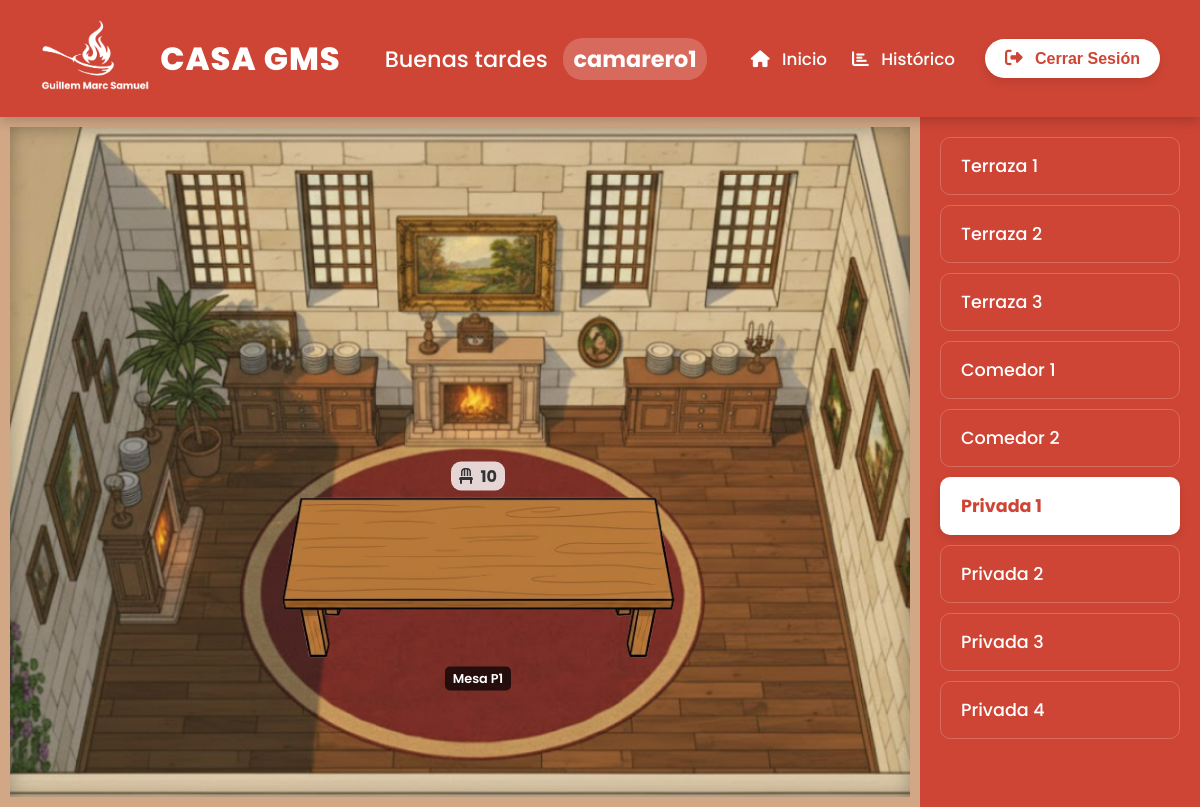
Screenshot of /PHP/PUBLIC/SALAS/privada1.php (signed in) with the database file from the repository.
### tables this page shows
CREATE TABLE IF NOT EXISTS mesas (
    id INT AUTO_INCREMENT PRIMARY KEY,
    id_sala INT NOT NULL,
    nombre VARCHAR(20) NOT NULL,
    sillas INT NOT NULL,
    estado INT DEFAULT 1,   
    asignado_por INT NULL,  
    FOREIGN KEY (id_sala) REFERENCES salas(id) ON DELETE CASCADE,
    FOREIGN KEY (asignado_por) REFERENCES users(id) ON DELETE SET NULL
);

CREATE TABLE IF NOT EXISTS salas (
    id INT AUTO_INCREMENT PRIMARY KEY,
    nombre VARCHAR(100) NOT NULL,
    descripcion VARCHAR(255) NULL,
    num_mesas INT DEFAULT 0
);

### PHP/PUBLIC/SALAS/privada1.php (the view, shortened to what this page needs)
<?php
require_once '../../CONEXION/conexion.php';
$id_sala_actual = 6;
try {
    $stmt_mesas = $conn->prepare("
        SELECT m.*, u.username AS camarero
        FROM mesas m
        LEFT JOIN users u ON m.asignado_por = u.id
        WHERE m.id_sala = :sala
    ");
    $stmt_mesas->execute(['sala' => $id_sala_actual]);
    $mesas = $stmt_mesas->fetchAll(PDO::FETCH_ASSOC);
} catch (PDOException $e) {
    die("Error al cargar las mesas: " . $e->getMessage());
}
try {
    $stmt_salas = $conn->query("SELECT id, nombre FROM salas");
    $salas = $stmt_salas->fetchAll(PDO::FETCH_ASSOC);
} catch (PDOException $e) {
    die("Error al cargar las salas: " . $e->getMessage());
}
?>
<!DOCTYPE html>
<html lang="es">
<head>
    <link rel="stylesheet" href="https://cdnjs.cloudflare.com/ajax/libs/font-awesome/6.5.1/css/all.min.css">
    <link rel="stylesheet" href="../../../css/panel_principal.css">
    <link rel="stylesheet" href="../../../css/salas_general.css">
    <link rel="stylesheet" href="../../../css/privada1.css">
    <link rel="stylesheet" href="../../../css/mesas_privadas.css">
</head>
<body>
    <?php
    require_once '../header.php';
    ?>
    <div class="sala-container">
        <main class="sala-layout privada1">
            <?php foreach ($mesas as $mesa): ?>
                <?php
                    $clase = $mesa['estado'] == 2 ? 'ocupada' : 'libre';
                    $accion = $mesa['estado'] == 1
                        ? './../../PROCEDIMIENTOS/asignar_mesa.php'
                        : './../../PROCEDIMIENTOS/liberar_mesa.php';
                ?>
                <form action="<?php echo $accion; ?>" method="POST" class="mesa-form">
                    <button type="submit" class="mesa <?php echo $clase; ?>" id="mesa-<?php echo $mesa['id']; ?>">
                        <img src="../../../img/mesa_privada1.png" alt="Mesa" class="mesa-img">
                        <span class="mesa-label"><?php echo htmlspecialchars($mesa['nombre']); ?></span>
                        <div class="mesa-sillas">
                            <i class="fa-solid fa-chair"></i> <?php echo $mesa['sillas']; ?>
                        </div>
                    </button>
                </form>
            <?php endforeach; ?>
        </main>
        <aside class="salas-navigation">
            <?php foreach ($salas as $sala): ?>
                <?php
                    $clase_activa = ($sala['id'] == $id_sala_actual) ? 'active' : '';
                    $nombre_fichero = strtolower(str_replace(' ', '', $sala['nombre']));
                    $url = $nombre_fichero . ".php";
                ?>
                <a href="<?php echo $url; ?>" class="sala-nav-link <?php echo $clase_activa; ?>">
                    <?php echo htmlspecialchars($sala['nombre']); ?>
                </a>
            <?php endforeach; ?>
        </aside>
    </div>
</body>
</html>

### css/panel_principal.css (style rules this page uses)
* { margin: 0; padding: 0; box-sizing: border-box; }
html, body { height: 100%; font-family: 'Poppins', sans-serif; color: #333; background-color: #f4f7f9; background-image: url('../img/fondo_panel_principal.png'); background-size: cover; background-attachment: fixed; background-position: center 50%; }

### css/salas_general.css (style rules this page uses)
body { overflow: hidden; font-family: 'Poppins', sans-serif; }
.sala-container { display: flex; height: calc(100vh - 110px); position: relative; font-family: 'Poppins', sans-serif; }
.salas-navigation { width: 280px; background-color: #ce4535; padding: 20px; overflow-y: auto; box-shadow: -5px 0 15px rgba(0,0,0,0.1); display: flex; flex-direction: column; gap: 10px; }
.sala-nav-link { display: block; text-decoration: none; color: white; font-size: 1.1rem; font-weight: 500; padding: 15px 20px; border-radius: 10px; transition: background-color 0.2s ease; border: 1px solid rgba(255, 255, 255, 0.2); }
.sala-nav-link.active { background-color: white; color: #ce4535; font-weight: 700; box-shadow: 0 4px 10px rgba(0,0,0,0.1); }
.sala-layout { flex-grow: 1; position: relative; background-size: cover; background-position: center; background-repeat: no-repeat; border: 10px solid #d1a785; box-shadow: inset 0 0 20px rgba(0,0,0,0.3); }
.mesa-form { display: contents; }
.mesa { border: none; font: inherit; background-color: transparent; box-shadow: none; position: absolute; cursor: pointer; transition: transform 0.2s ease; padding: 10px; border-radius: 10px; user-select: none; display: flex; flex-direction: column; align-items: center; gap: 5px; }
.mesa-img { width: 160px; height: auto; transition: filter 0.2s ease; }
.mesa-label { background-color: rgba(0, 0, 0, 0.7); color: white; font-size: 0.8rem; font-weight: 600; padding: 3px 8px; border-radius: 5px; white-space: nowrap; }
.mesa-sillas { font-size: 1rem; font-weight: 700; color: #333; background-color: rgba(255, 255, 255, 0.8); padding: 2px 8px; border-radius: 10px; order: -1; }
.mesa-sillas i { margin-right: 4px; }

### css/privada1.css (style rules this page uses)
.sala-layout.privada1 { background-image: url('../img/privada1.png'); background-position: center; background-size: cover; }
#mesa-21 { top: 67%; left: 52%; transform: translate(-50%, -50%); }

### css/mesas_privadas.css (style rules this page uses)
.mesa-img { width: 400px; height: auto; }

### rows the page displays
mesas: nombre "Mesa P1", sillas "10"
salas: nombre "Terraza 1"
salas: nombre "Terraza 2"
salas: nombre "Terraza 3"
salas: nombre "Comedor 1"
salas: nombre "Comedor 2"
salas: nombre "Privada 1"
salas: nombre "Privada 2"
salas: nombre "Privada 3"
salas: nombre "Privada 4"

### other values shown
$saludo "Buenas tardes"
$username "camarero1"
